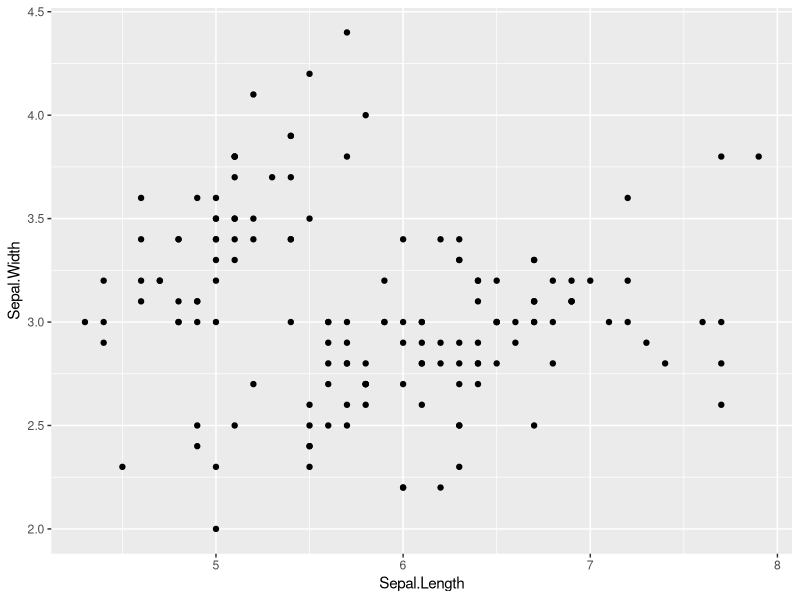
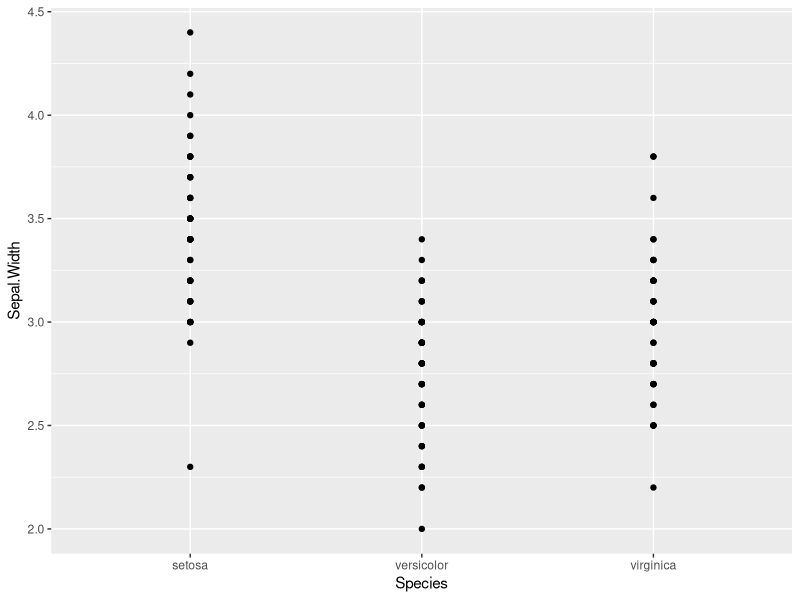
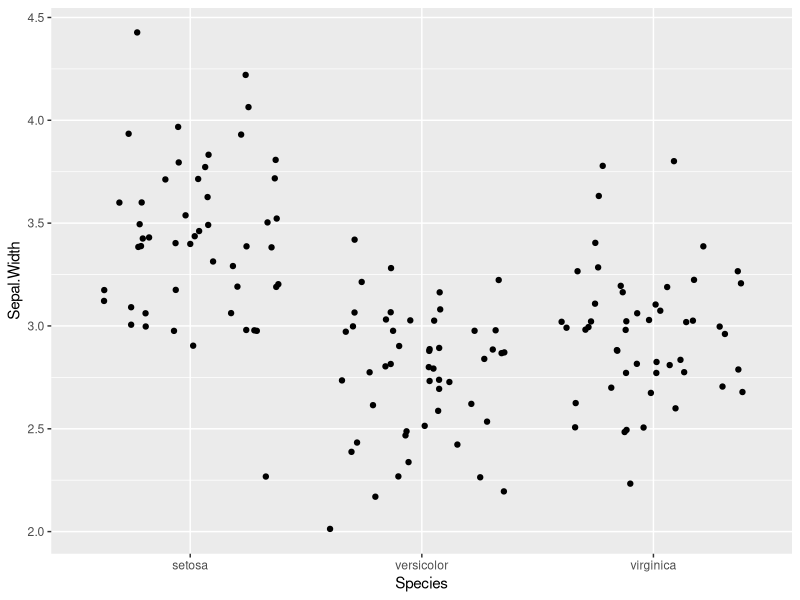
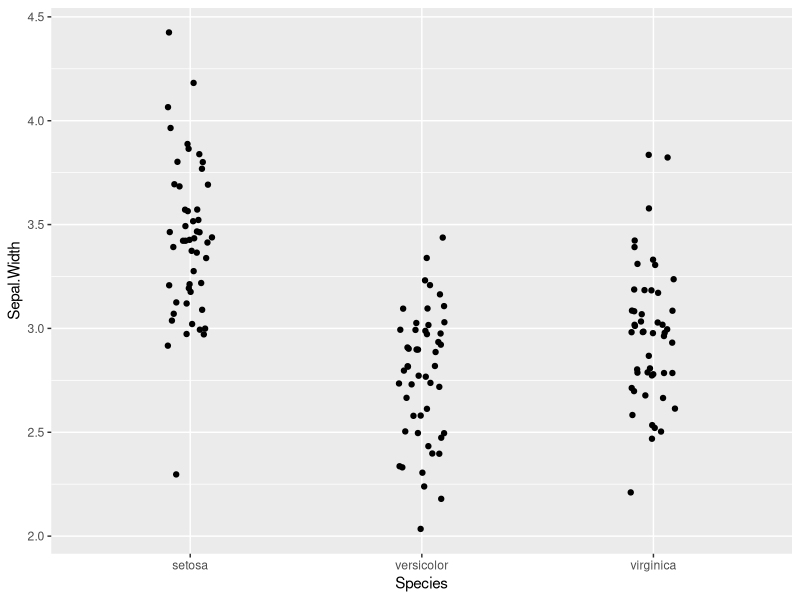
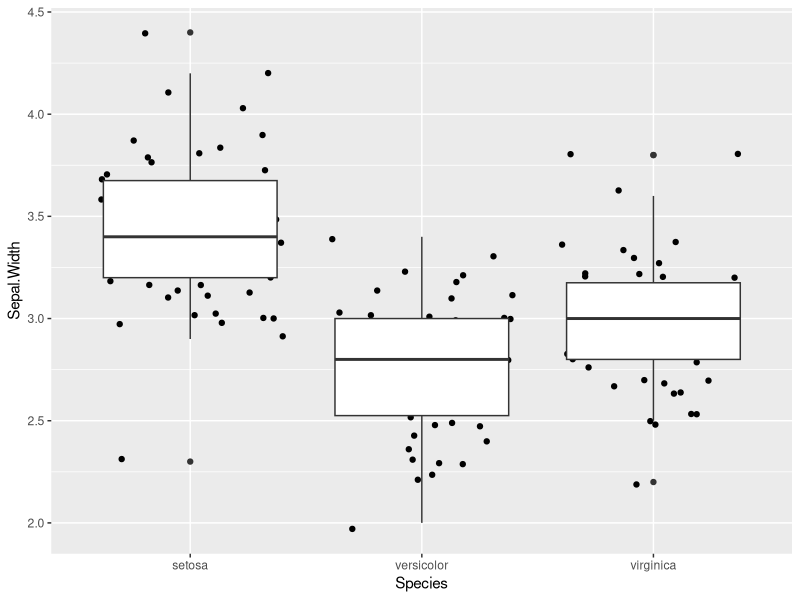
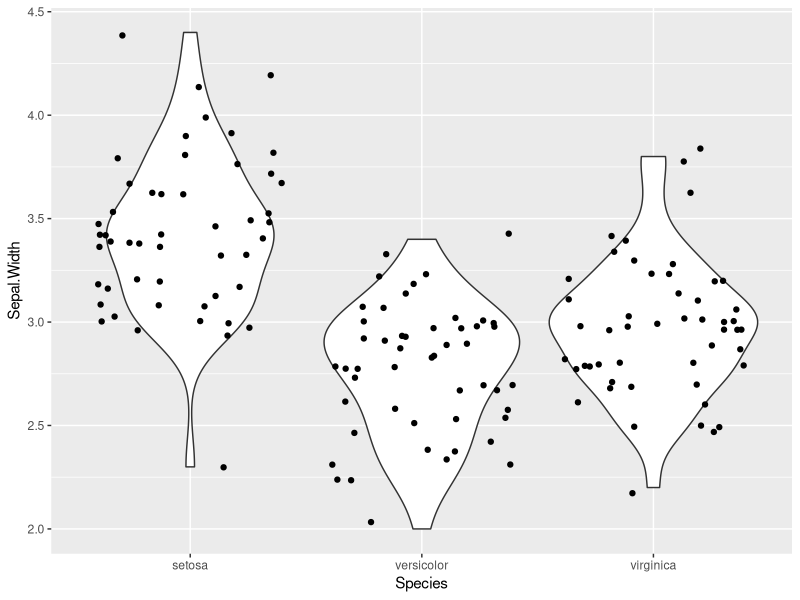
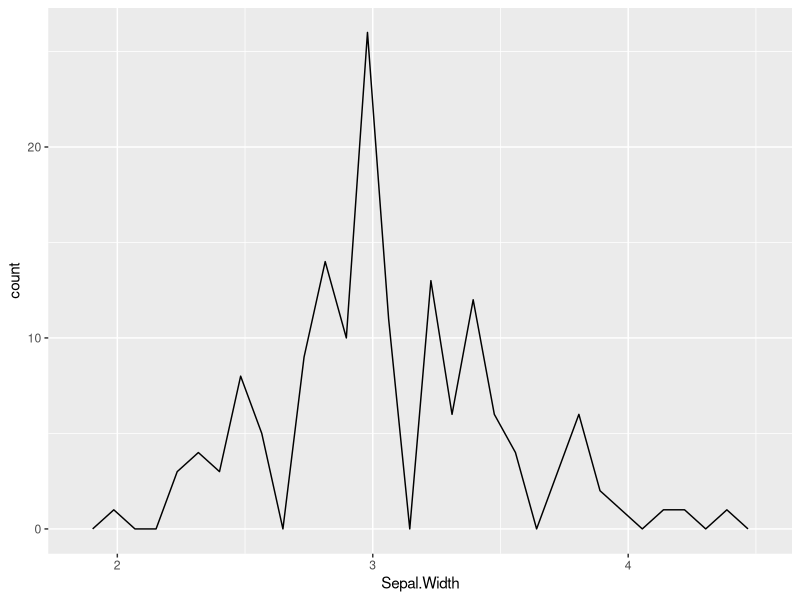
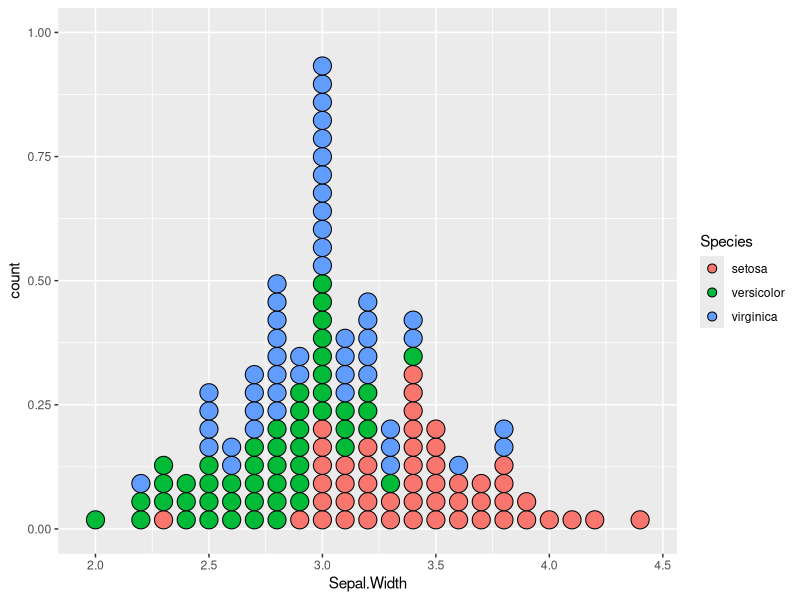

Reproduce these figures in R, in order.
## ---- chunk 1
knitr::opts_chunk$set(echo = TRUE, message = FALSE, warning = FALSE)
library(tidyverse)
## ---- chunk 2
#knitr::include_graphics("https://rnabioco.github.io/bmsc-7810-pbda/posts/2023-12-06-class-6-intro-to-ggplot2-part2/img/parts-of-a-flower.webp")
# source: https://www.trees.com/gardening-and-landscaping/flowers
## ---- chunk 3
#knitr::include_graphics("https://rnabioco.github.io/bmsc-7810-pbda/posts/2022-11-23-class-5-intro-to-ggplot2-part2/img/iristypes.png")
## ---- chunk 4
head(iris)
## ---- chunk 5
unique(iris$Species)
## ---- chunk 6
summary(iris$Species)
## ---- chunk 7
ggplot(iris, aes(x = Sepal.Length, y = Sepal.Width)) +
  geom_point()
## ---- chunk 8

## ---- chunk 9

## ---- chunk 10
ggplot(iris, aes(x = Species, y = Sepal.Width)) +
  geom_point()
## ---- chunk 11
ggplot(iris, aes(x = Species, y = Sepal.Width)) +
  geom_jitter()
## ---- chunk 12
ggplot(iris, aes(x = Species, y = Sepal.Width)) +
  geom_jitter(width=0.1)
## ---- chunk 13
#knitr::include_graphics("https://rnabioco.github.io/bmsc-7810-pbda/posts/2022-11-23-class-5-intro-to-ggplot2-part2/img/boxplot-1.jpg")
#source: https://paulvanderlaken.com/2018/08/29/add-a-self-explantory-legend-to-your-ggplot2-boxplots/
## ---- chunk 14
ggplot(iris, (aes(x = Species, y = Sepal.Width))) +
  geom_jitter() +
  geom_boxplot()
## ---- chunk 15

## ---- chunk 16
ggplot(iris, aes(x = Species, y = Sepal.Width)) +
  geom_violin() +
  geom_jitter()
## ---- chunk 17
ggplot(iris) +
  geom_freqpoly(aes(x = Sepal.Width))
## ---- chunk 18
ggplot(iris) +
  geom_dotplot(aes(x = Sepal.Width, fill = Species), stackgroups = TRUE)
## ---- chunk 19
ggplot(iris) +
  geom_density(aes(x = Sepal.Width, color = Species))
## ---- chunk 20
ggplot(iris) +
  geom_histogram(aes(x = Sepal.Width))
## ---- chunk 21
ggplot(iris) +
  geom_histogram(aes(x = Sepal.Width), stat = "bin", bins = 10)
## ---- chunk 22
ggplot(iris, aes(x = Species, y = Sepal.Width)) +
  geom_jitter() +
  stat_summary(fun = "mean",
               geom = "point",
               color = "red")
## ---- chunk 23
ggplot(iris, aes(x = Species, y = Sepal.Width)) +
  geom_jitter() +
  stat_summary(fun = "mean",
               geom = "crossbar",
               width = 0.5,
               color = "red")
## ---- chunk 24
ggplot(iris, aes(x = Species, y = Sepal.Width)) +
  geom_jitter() +
  stat_summary(fun = "mean",
               geom = "crossbar",
               width = 0.5,
               color = "red") +
  stat_summary(fun = "median",
               geom = "crossbar",
               width = 0.5,
               color = "blue")
## ---- chunk 25
ggplot(iris, aes(x = Species, y = Sepal.Width)) +
  geom_jitter() +
  stat_summary(geom = "errorbar",
               fun.data = mean_se)
## ---- chunk 26
ggplot(iris, aes(x = Species, y = Sepal.Width)) +
  geom_jitter() +
  stat_summary(geom = "errorbar",
               fun.data = mean_cl_normal)
## ---- chunk 27
ggplot(iris, aes(x = Sepal.Length, y = Sepal.Width)) +
  geom_point() +
  geom_text(aes(label=Species))
## ---- chunk 28
?geom_text
## ---- chunk 29
ggplot(iris, aes(x = Sepal.Length, y = Sepal.Width)) +
  geom_point() +
  geom_text(aes(label=Species), nudge_y = .1, check_overlap = T, size = 3)
## ---- chunk 30
ggplot(iris, aes(x = Sepal.Length, y = Sepal.Width)) +
  geom_point(aes(color= Species)) +
  geom_text(aes(label="setosa"), x=5, y=4, size = 5) +
  geom_text(aes(label="versicolor"), x=5.5, y=2.25, size = 5) + 
  geom_text(aes(label="virginica"), x=7.5, y=3.5, size = 5)
## ---- chunk 31
?annotate
## ---- chunk 32
ggplot(iris, aes(x = Sepal.Length, y = Sepal.Width)) +
  geom_point(aes(color= Species)) +
  annotate("rect", xmin=5.5, xmax=6.5, ymin=2.5 , ymax=3.2, alpha=0.2, color="blue")
## ---- chunk 33
ggplot(iris, aes(x = Sepal.Length, y = Sepal.Width)) +
  geom_point(aes(color= Species)) +
  annotate("segment", x = 7, xend = 7, y = 4.5, yend = 3.25, color = "pink", size=3, alpha=0.6, arrow=arrow())
## ---- chunk 34
ggplot(iris, aes(x = Sepal.Length, y = Sepal.Width)) +
  geom_point(aes(color= Species)) +
  geom_hline(yintercept=4, color = "orange", size = 1)
## ---- chunk 35
ggplot(iris, aes(x = Sepal.Length, y = Sepal.Width)) +
  geom_point(aes(color= Species)) +
  geom_vline(xintercept=7, color = "orange", size = 1)

## ---- chunk 36
ggplot(iris, aes(x = Sepal.Length, y = Sepal.Width)) +
  geom_point(aes(color= Species)) +
  geom_abline(slope = .5, intercept = 1)

## ---- chunk 37
ggplot(iris, aes(x = Sepal.Length, y = Sepal.Width)) +
  geom_point() + 
  geom_point(data = filter(iris, Sepal.Width > 3.25), aes(color = Species))
## ---- chunk 38
ggplot(iris, aes(x = Sepal.Length, y = Sepal.Width)) +
  geom_point(aes(color = Species)) + 
  geom_text(data = filter(iris, Sepal.Width > 4), aes(label = Species), vjust = 1)
## ---- chunk 39

## ---- chunk 40
ggplot(iris, aes(x = Petal.Length, y = Petal.Width)) +
  geom_point()
## ---- chunk 41
ggplot(iris, aes(x = Petal.Length, y = Petal.Width)) +
  geom_point() +
  scale_x_continuous() + 
  scale_y_continuous() + 
  scale_colour_discrete()
## ---- chunk 42
ggplot(iris, aes(x = Petal.Length, y = Petal.Width)) +
  geom_point() +
  scale_x_log10()
## ---- chunk 43
ggplot(iris, aes(x = Petal.Length, y = Petal.Width)) +
  geom_point() +
  scale_x_reverse()
## ---- chunk 44
ggplot(iris, aes(x = Petal.Length, y = Petal.Width)) +
  geom_point() +
  xlim(0,10) +
  ylim(0,5)
## ---- chunk 45
ggplot(iris, aes(x = Species, y = Sepal.Width, color= Sepal.Length)) + 
  geom_jitter()  + 
  scale_color_gradient(low = "blue", high = "red")
## ---- chunk 46
#use autocomplete to all the scales options
#scale_
## ---- chunk 47
ggplot(iris, aes(x = Species, y = Sepal.Width)) +
  geom_violin() +
  geom_jitter() +
  coord_flip()
## ---- chunk 48
#knitr::include_graphics("https://rnabioco.github.io/bmsc-7810-pbda/posts/2022-11-23-class-6-intro-to-ggplot2-part3/img/diamond.png")
#source: 123dartist/stock.adobe.com
## ---- chunk 49
head(diamonds)
## ---- chunk 50
ggplot(diamonds, aes(x=carat, y=price)) + 
  geom_point()
## ---- chunk 51

## ---- chunk 52

## ---- chunk 53
set.seed(1337) # set the random seed so that we get the same random rows everytime

subset_diamonds <- diamonds[sample(nrow(diamonds), 1000), ]

ggplot(subset_diamonds, aes(x=carat, y=price)) + 
  geom_point()

## ---- chunk 54
ggplot(subset_diamonds, aes(x=carat, y=price, color=cut)) +
  geom_point() + 
  facet_wrap(~cut, nrow = 1)
## ---- chunk 55
ggplot(subset_diamonds, aes(x=carat, y=price, color=cut)) +
  geom_point() + 
  facet_grid(clarity ~ cut)
## ---- chunk 56
ggplot(diamonds, aes(x=carat, y=price, color=cut)) +
  geom_point() + 
  facet_grid(clarity ~ cut)
## ---- chunk 57

## ---- chunk 58
p1 <- ggplot(subset_diamonds, aes(x=carat, y=price, color=cut)) +
  geom_point()
## ---- chunk 59
p1
## ---- chunk 60
p1 + facet_wrap(~clarity)
## ---- chunk 61
p1 + facet_grid(clarity~color)
## ---- chunk 62
ggplot(subset_diamonds, aes(carat, price, color = clarity)) +
  geom_point()
## ---- chunk 63
ggplot(subset_diamonds, aes(carat, price, color = clarity)) +
  geom_point() +
  scale_color_brewer(palette = "RdYlBu")
## ---- chunk 64
ggplot(subset_diamonds, aes(carat, price, color = clarity)) +
  geom_point() +
  scale_color_brewer(palette = "Accent")
## ---- chunk 65
ggplot(subset_diamonds, aes(carat, price, color = clarity)) +
  geom_point() +
  scale_color_manual(values = c("red", "blue", "green", "yellow", "purple", "white", "black", "gray"))
## ---- chunk 66
ptest <- ggplot(iris, aes(x=Sepal.Width, y=Sepal.Length, color = Species)) +
  geom_point() +
  facet_wrap(~ Species)

ptest
## ---- chunk 67
ptest + theme_dark()
## ---- chunk 68
ptest + theme_minimal()
## ---- chunk 69
ptest + theme_bw()
## ---- chunk 70
ptest + theme_classic()
## ---- chunk 71
ptest + theme_void()
## ---- chunk 72
library(patchwork)
## ---- chunk 73
p1 <- ggplot(mtcars) + 
  geom_point(aes(mpg, disp))

p2 <- ggplot(mtcars) + 
  geom_boxplot(aes(gear, disp, group = gear))
## ---- chunk 74
p1 + p2
## ---- chunk 75
p3 <- ggplot(mtcars) + 
  geom_smooth(aes(disp, qsec))

p4 <- ggplot(mtcars) + 
  geom_bar(aes(carb))
## ---- chunk 76
(p1 + p2 + p3) / p4
## ---- chunk 77
(p1 | p2 | p3) / p4 + 
  plot_annotation(
  title = 'The surprising truth about mtcars',
  subtitle = 'These 3 plots will reveal yet-untold secrets about our beloved data-set',
  caption = 'Disclaimer: None of these plots are insightful')
## ---- chunk 78
(p1 | p2 | p3) / p4 + 
  plot_annotation(tag_levels = 'A')
## ---- chunk 79
(p1 | p2 | p3) / p4 + 
  plot_annotation(title = "Figure 1: Motor Trend 1974 Car Stats", tag_levels = 'A')
## ---- chunk 80

## ---- chunk 81
sessionInfo()
